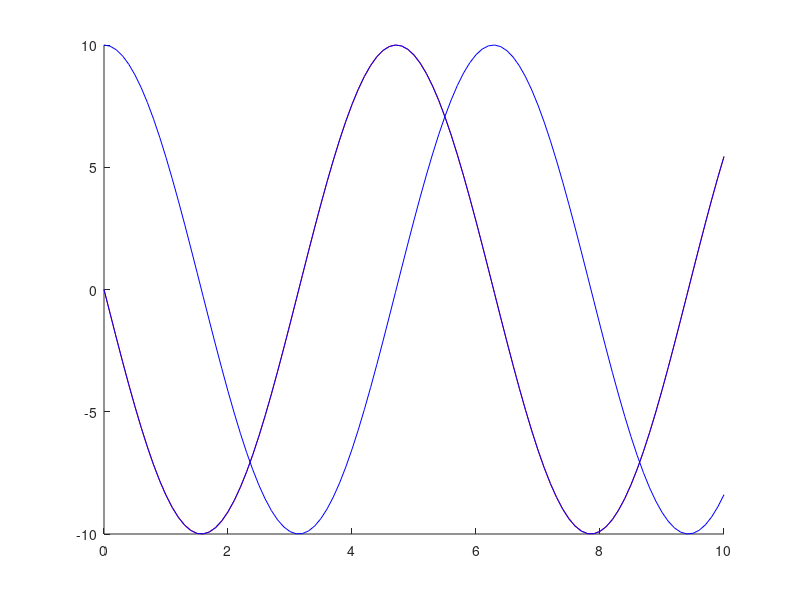

The MATLAB script that drew this image:
t = 0: .1 : 10; 
z = t+pi./2;
s = 10.*exp(i*z);
figure(1);
hold on;
plot(t,s, 'color', "r");
hold on ;
plot(t,real(s),'color',"b");

hold on;
plot(t,imag(s), 'color',"b");
